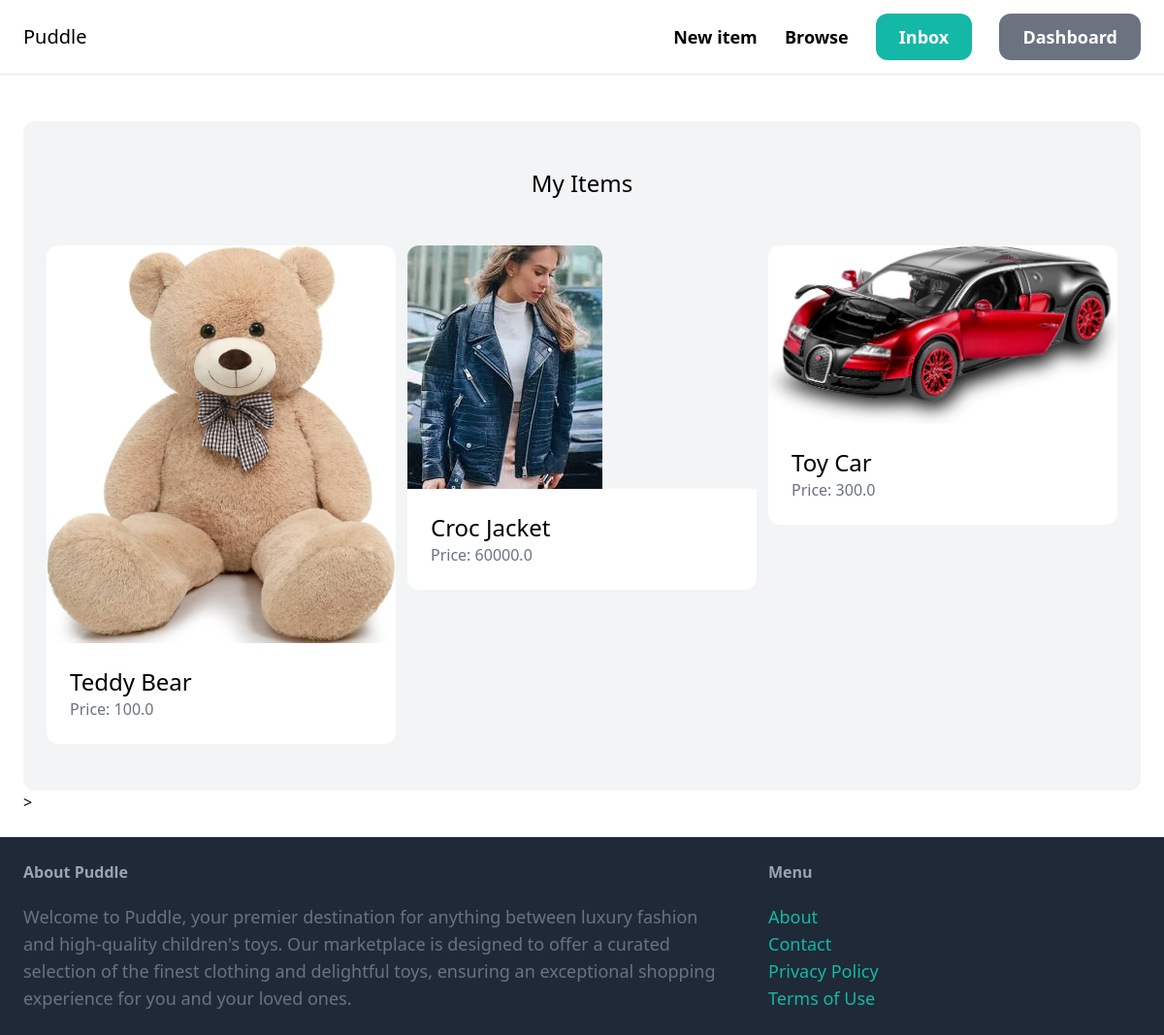
The app's page /dashboard (signed in), older data.
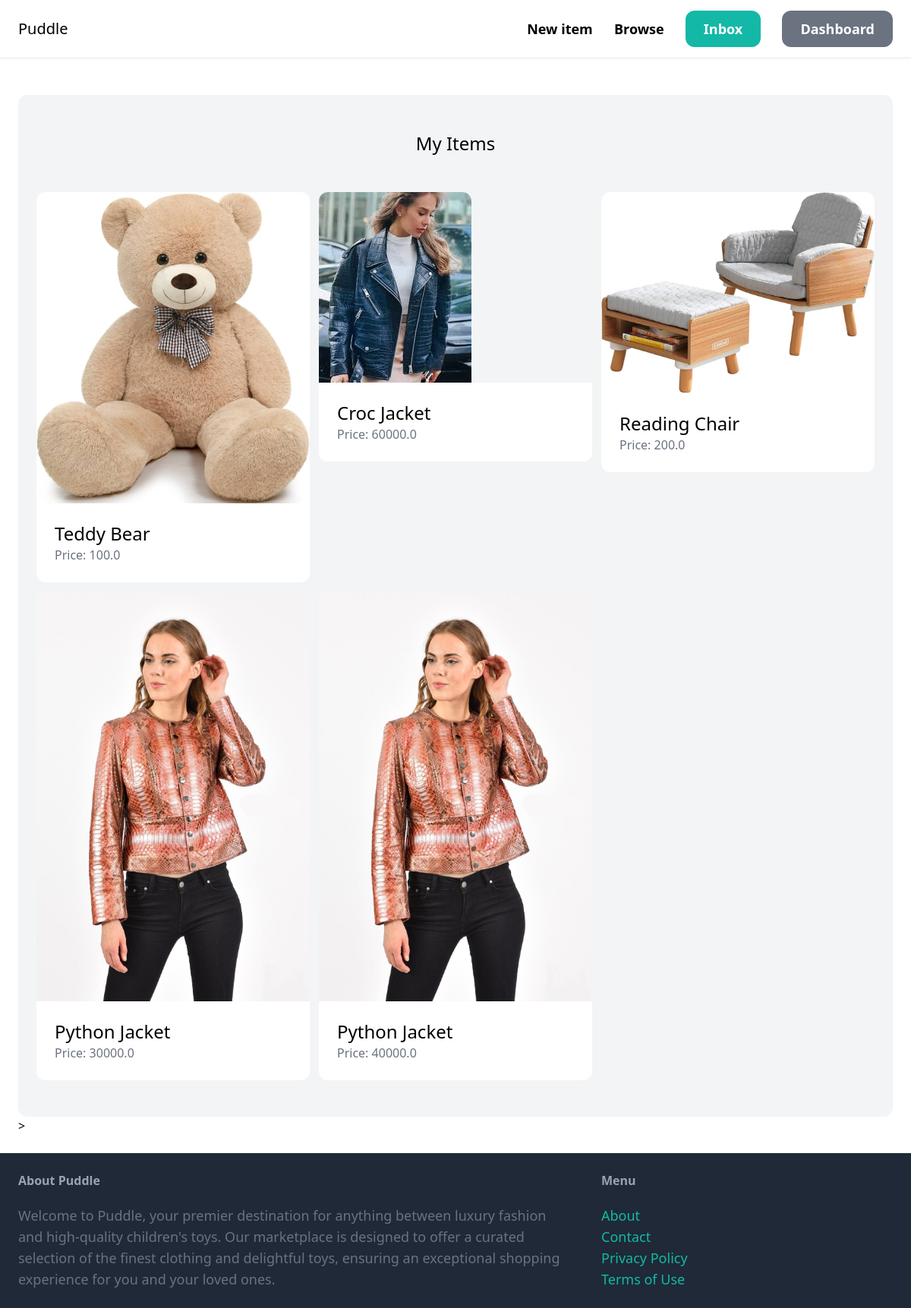
The same page, newer data.
### item/models.py (models this page shows, shortened)
class Item(models.Model):
    category = models.ForeignKey(Category, related_name='items', on_delete=models.CASCADE)
    name = models.CharField(max_length=255)
    description = models.TextField(blank=True, null=True)
    price = models.FloatField()
    image = models.ImageField(upload_to='item_images', blank=True, null=True)
    is_sold = models.BooleanField(default=True)
    created_by = models.ForeignKey(User, related_name='items', on_delete=models.CASCADE)
    created_at = models.DateTimeField(auto_now_add=True)

### dashboard/views.py (the view)
# urls.py: path('', views.index, name='index'),
@login_required
def index(request):
    items = Item.objects.filter(created_by=request.user)
    return render(request, 'dashboard/index.html', {
        'items': items,
    })

### dashboard/templates/dashboard/index.html (shortened to what this page needs)
{% extends 'core/base.html' %}
{% block content %}
<div class="mt-6 px-6 py-12 bg-gray-100 rounded-xl">
    <h2 class="mb-12 text-2xl text-center">My Items</h2>
    <div class="grid grid-cols-3 gap-3">
        {% for item in items %}
        <div>
            <a href="{% url 'item:detail' item.id %}">
                <div>
                    <img src="{{ item.image.url }}" class="rounded-t-xl">
                </div>
                <div class="p-6 bg-white rounded-b-xl">
                    <h2 class="text-2xl">{{ item.name }}</h2>
                    <p class="text-gray-500">Price: {{ item.price }}</p>
                </div>
            </a>
        </div>
        {% endfor %}
    </div>
</div>>
{% endblock %}

### core/templates/core/base.html (shortened to what this page needs)
<!DOCTYPE html>
<html>
    <head>
        <script src="https://cdn.tailwindcss.com"></script>
    </head>
    <body>
        <nav class="py-6 px-6 flex justify-between items-center border-b border-gray-200">
            <a href="/" class="text-xl font semibold">Puddle</a>
            <div class="space-x-6">
                <a href="{% url 'item:new' %}" class="text-lg font-semibold hover:text-gray-500">New item</a>
                <a href="{% url 'item:items' %}" class="text-lg font-semibold hover:text-gray-500">Browse</a>
                {% if request.user.is_authenticated %}
                <a href="{% url 'conversation:inbox' %}" class="px-6 py-3 text-lg font-semibold bg-teal-500 text-white rounded-xl hover:bg-teal-700">Inbox</a>
                <a href="{% url 'dashboard:index' %}" class="px-6 py-3 text-lg font-semibold bg-gray-500 text-white rounded-xl hover:bg-gray-700">Dashboard</a>
                {% else %}
                    <a href="{% url 'core:signup' %}" class="px-6 py-3 text-lg font-semibold bg-teal-500 text-white rounded-xl hover:bg-teal-700">Sign up</a>
                    <a href="{% url 'core:login' %}" class="px-6 py-3 text-lg font-semibold bg-gray-500 text-white rounded-xl hover:bg-gray-700">Log in</a>
                {% endif %}
            </div>
        </nav>
        <div class="px-6 py-6">
            {% block content %}
            {% endblock %}
        </div>
        <footer class="py-6 px-6 flex justify-between bg-gray-800">
            <div class="w-2/3 pr-10">
                <h3 class="mb-5 font-semibold text-gray-400">About Puddle</h3>
                <p class="text-lg text-gray-500">Welcome to Puddle, your premier destination for anything between luxury fashion and high-quality children's toys. Our marketplace is designed to offer a curated selection of the finest clothing and delightful toys, ensuring an exceptional shopping experience for you and your loved ones.</p>
            </div>
            <div class="w-1/3">
                <h3 class="mb-5 font-semibold text-gray-400">Menu</h3>
                <ul class="soace-y-2">
                     <li><a href="#" class="text-lg text-teal-500 hover:text-teal-700">About</a></li>
                     <li><a href="{% url 'core:contact' %}" class="text-lg text-teal-500 hover:text-teal-700">Contact</a></li>
                     <li><a href="#" class="text-lg text-teal-500 hover:text-teal-700">Privacy Policy</a></li>
                     <li><a href="#" class="text-lg text-teal-500 hover:text-teal-700">Terms of Use</a></li>
                </ul>
            </div>
        </footer>
    </body>
</html>

Row changes from the older to the newer data that the page shows:
no longer on this page (row edited): Item: image (picture), name "Toy Car", price "300.0"
added Item: image (picture), name "Reading Chair", price "200.0"
added Item: image (picture), name "Python Jacket", price "30000.0"
added Item: image (picture), name "Python Jacket", price "40000.0"
